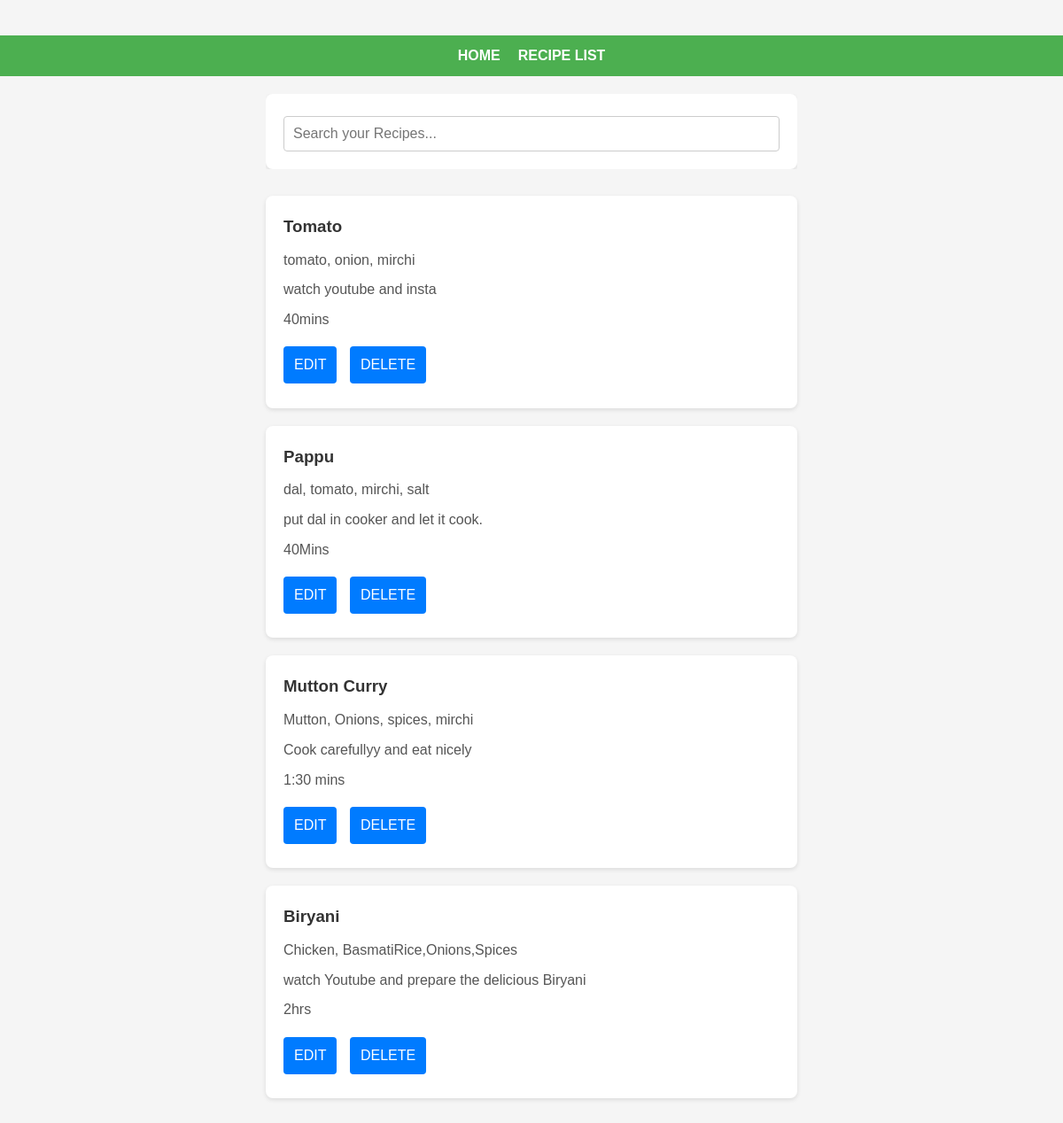
The page /recipe_list on the database its author committed.
### recipe_data/models.py (models this page shows, shortened)
class Recipe(models.Model):
    title = models.CharField(max_length=30)
    ingredients = models.CharField()
    preparation_time = models.CharField()
    instructions = models.TextField()

### recipe_data/views.py (the view)
# urls.py: path('recipe_list', recipe_list, name='recipe_list'),
def recipe_list(request):
    search = request.GET.get('search')
    recipes_data = Recipe.objects.all().order_by('-id')
    if search:
        recipes_data = Recipe.objects.filter(title__icontains=search)
    context = {
        'title' : 'RecipesList',
        'recipes_data' : recipes_data,
    }
    return render(request, 'recipe_list.html', context)

### recipe_data/templates/recipe_list.html
{% extends 'base.html' %}
{% block content %}
{% load static %}
<div id="search_bar">
    <form action="{% url 'recipe_list' %}">
        <input type="search" name="search" placeholder="Search your Recipes...">
    </form>
</div>
{% if recipes_data %}
{% for recipe_data in recipes_data %}
<div id="recipe_list">
    <h3>{{ recipe_data.title }}</h3>
    <p>{{ recipe_data.ingredients }}</p>
    <p>{{ recipe_data.instructions }}</p>
    <p>{{ recipe_data.preparation_time }}</p>
    <a href="{% url 'recipe_update' recipe_data.id %}">EDIT</a>
    <a href="{% url 'recipe_delete' recipe_data.id %}">DELETE</a>
</div>
{% endfor %}
{% else %}
    <p style="text-align: center; font-size: 18px; color: #888; margin-top: 40px;">
        No recipes found.
    </p>
    {% endif %}
{% endblock content %}

### templates/base.html (shortened to what this page needs)
{% load static %}
<!DOCTYPE html>
<html lang="en">
<head>
    <link rel="stylesheet" href="{% static 'css/style.css' %}">
</head>
<body>
    {% include 'nav.html' %}
    {% block content %}
    {% endblock content %}
</body>
</html>

### templates/nav.html
<nav>
    <ul>
        <li><a href="{% url 'home' %}">HOME</a></li>
        <li><a href="{% url 'recipe_list' %}">RECIPE LIST</a></li>
    </ul>
</nav>

### static/css/style.css (style rules this page uses)
* { margin: 0; padding: 0; box-sizing: border-box; overflow-x: hidden; }
body { font-family: 'Segoe UI', Tahoma, Geneva, Verdana, sans-serif; background-color: #f9f9f9; color: #333; line-height: 1.6; padding: 20px; }
nav { background-color: #4CAF50; padding: 10px 20px; margin-bottom: 20px; width: 100vw; display: flex; align-items: center; justify-content: center; }
nav ul { list-style: none; display: flex; gap: 20px; }
nav ul li { display: inline; }
nav a { color: white; text-decoration: none; font-weight: bold; }
h1, h3 { margin: 10px 0; color: #2c3e50; }
form { background: white; padding: 20px; border-radius: 8px; box-shadow: 0 2px 5px rgba(0, 0, 0, 0.1); max-width: 600px; }
form input, form textarea { width: 100%; padding: 8px; margin-top: 5px; border: 1px solid #ccc; border-radius: 4px; }
body { font-family: Arial, sans-serif; background-color: #f5f5f5; margin: 0; padding: 40px 20px; display: flex; flex-direction: column; align-items: center; }
#search_bar { width: 100%; max-width: 600px; margin-bottom: 30px; }
#search_bar form { display: flex; justify-content: center; }
#search_bar input[type="search"] { width: 100%; padding: 10px; font-size: 16px; border: 1px solid #ccc; border-radius: 4px; }
#recipe_list { background-color: #fff; width: 100%; max-width: 600px; border-radius: 8px; box-shadow: 0 2px 5px rgba(0,0,0,0.1); padding: 20px; margin-bottom: 20px; text-align: left; }
#recipe_list h3 { margin-top: 0; color: #333; }
#recipe_list p { color: #555; margin: 8px 0; }
#recipe_list a { display: inline-block; margin-top: 10px; margin-right: 10px; text-decoration: none; color: white; background-color: #007BFF; padding: 8px 12px; border-radius: 4px; transition: background-color 0.3s ease; }

### rows shown on the page
Recipe: title "Tomato", ingredients "tomato, onion, mirchi", instructions "watch youtube and insta", preparation_time "40mins"
Recipe: title "Pappu", ingredients "dal, tomato, mirchi, salt", instructions "put dal in cooker and let it cook.", preparation_time "40Mins"
Recipe: title "Mutton Curry", ingredients "Mutton, Onions, spices, mirchi", instructions "Cook carefullyy and eat nicely", preparation_time "1:30 mins"
Recipe: title "Biryani", ingredients "Chicken, BasmatiRice,Onions,Spices", instructions "watch Youtube and prepare the delicious Biryani", preparation_time "2hrs"
